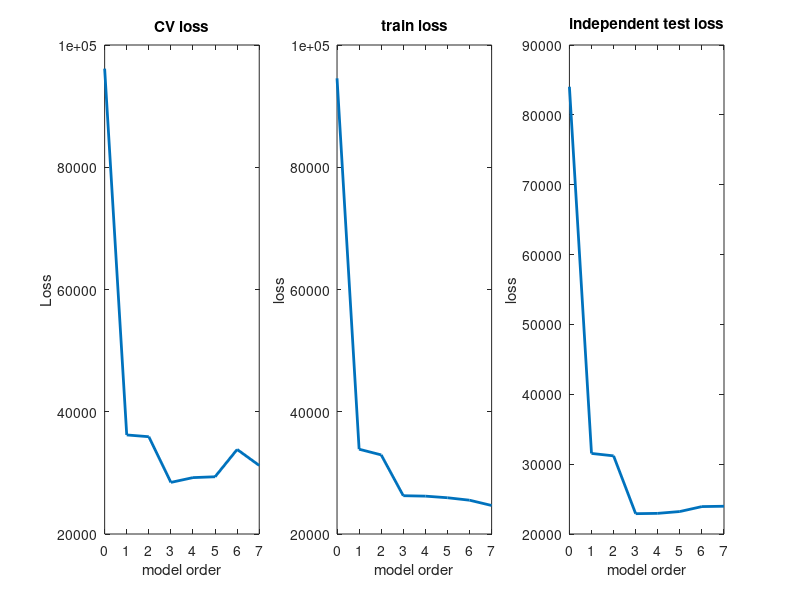

Source code (MATLAB):
clear all;
close all;

N=100;
x = 10*rand(N,1)-5;
t = 5*x.^3 -x.^2 +x +150 *randn(size(x));

testx = [-5:0.01:5]';
testt = 5 *testx.^3 -testx.^2 +testx + 150*randn(size(testx));

maxorder =7;
X =[];

testX = [];
K=10;

sizes = repmat(floor(N/K),1,K);
sizes(end) =sizes(end)+N-sum(sizes); % ?????????
csizes = [0 cumsum(sizes)];  %?? ? 0???????

for k =0:maxorder
    X = [X x.^k];
    testX = [testX testx.^k];
    
    for fold = 1:K
        foldX =X(csizes(fold)+1:csizes(fold+1),:);
        trainX = X;
        
        trainX(csizes(fold)+1:csizes(fold+1),:)=[];
        foldt = t(csizes(fold)+1:csizes(fold+1));
        
        traint=t;
        traint(csizes(fold)+1:csizes(fold+1))=[];
        
        w = inv(trainX'*trainX)*trainX'*traint;
        
        fold_pred = foldX *w;
        cv_loss(fold,k+1) = mean((fold_pred-foldt).^2);
        
        ind_pred = testX*w;
        ind_loss(fold,k+1) = mean((ind_pred-testt).^2);
        
        train_pred = trainX*w;
        train_loss(fold,k+1) = mean((train_pred-traint).^2);
    end
end
%%
figure(1);
subplot(131)
plot(0:maxorder,mean(cv_loss,1),'linewidth',2)  %1 ???? ???2???????
xlabel('model order');
ylabel('Loss');
title('CV loss');

subplot(132)
plot(0:maxorder,mean(train_loss,1),'linewidth',2)
xlabel('model order');
ylabel('loss');
title('train loss');

subplot(133)
plot(0:maxorder,mean(ind_loss,1),'linewidth',2)
xlabel('model order');
ylabel('loss');
title('independent test loss');

%%
        